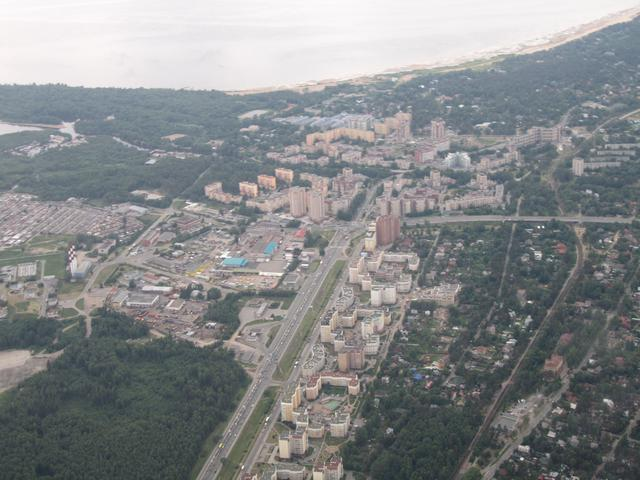
#> input picture images/aero3.jpg, 640 x 480 px, found by its file name
$ jupyter execute transformacion-final.ipynb
#> lines starting #> are read from the running program, lines starting #| are printed output that depends on the picture
[cell 1]
import math
import cv2 as cv
import numpy as np
from matplotlib import pyplot as plt

# Transformación logarítmica

[cell 2]
img = cv.imread("/Users/miguelcamargorojas/Documents/UP/PDI-Ago-dic24/images/aero3.jpg", 0)
#> img: shape (480, 640); min 36, max 255, mean 136.1

[cell 3]
plt.imshow(img, "gray")
plt.show()

[cell 4]
m = np.max(img)
#> m = 255

[cell 5]
C = 255 / (math.log10(1 + int(m)))
#> C = 105.9

[cell 6]
C
#> Out = 105.9

[cell 7]
fil, col = img.shape
#> fil = 480; col = 640

[cell 8]
img_log = np.zeros(img.shape, dtype=np.uint8)

[cell 9]
for f in range(fil): # Filas
    for c in range(col): # Columnas
        img_log[f, c] = C * math.log10(1 + img[f, c])
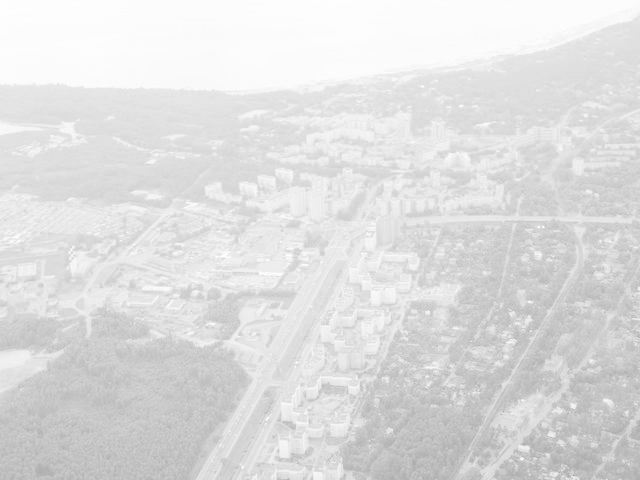
#> img_log: shape (480, 640); min 166, max 255, mean 222.1

[cell 10]
img.dtype

[cell 11]
img_log.dtype

[cell 12]
np.hstack((img, img_log))

[cell 13]
plt.imshow(np.hstack((img, img_log)), "gray")
plt.show()
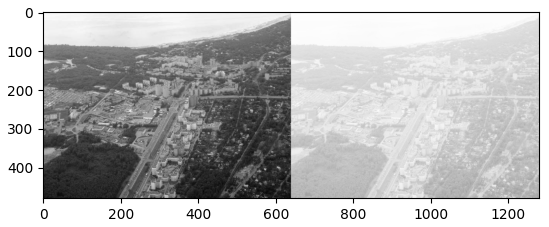
#> figure drawn by matplotlib, 1 panel

---

[cell 14]
np.uint8(257)

[cell 15]
np.array(257).astype("uint8")

[cell 16]
300 % 256

---

# Transformación gamma

[cell 17]
100 ** 2

[cell 18]
img_gamma = img.copy()

[cell 19]
gamma = 2

for f in range(fil): # Filas
    for c in range(col): # Columnas
        img_gamma[f, c] = img[f, c] ** gamma
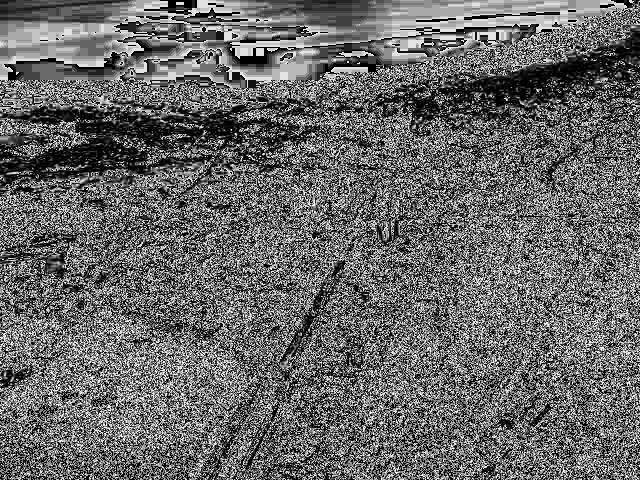
#> img_gamma: shape (480, 640); min 0, max 249, mean 104.1

[cell 20]
plt.imshow(img_gamma, "gray")
plt.show()

[cell 21]
img.dtype

[cell 22]
img_float = img.astype(np.float32)

$ run again, with images/aero1.jpg copied over images/aero3.jpg
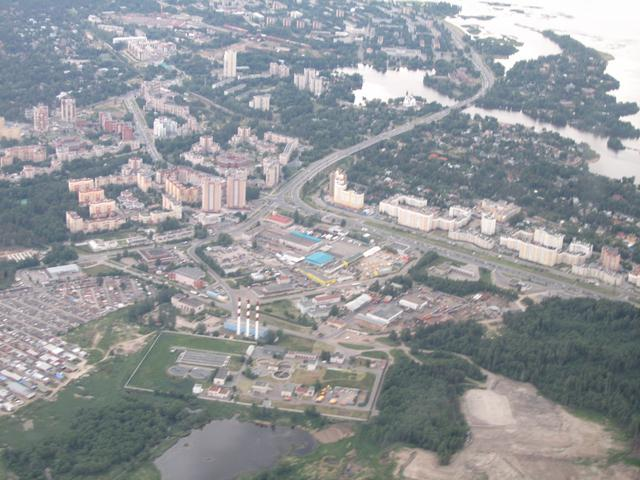
#> input picture images/aero1.jpg, 640 x 480 px, found by its file name
#> m = 255
#> C = 105.9
#> after the loop `for f in range(fil):`:
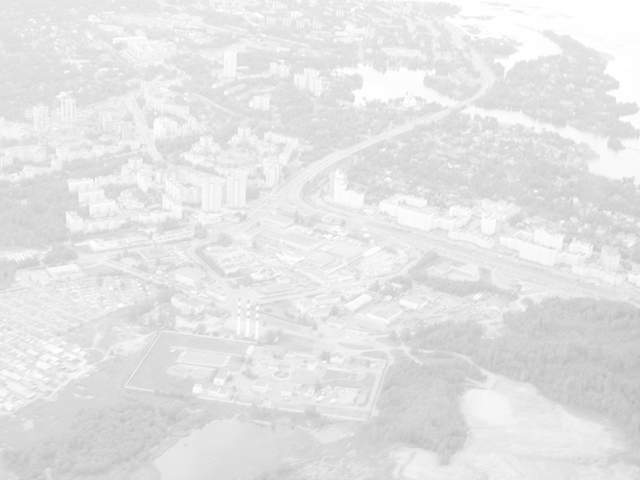
#> img_log: shape (480, 640); min 187, max 255, mean 228.5
#> after the loop `for f in range(fil):`:
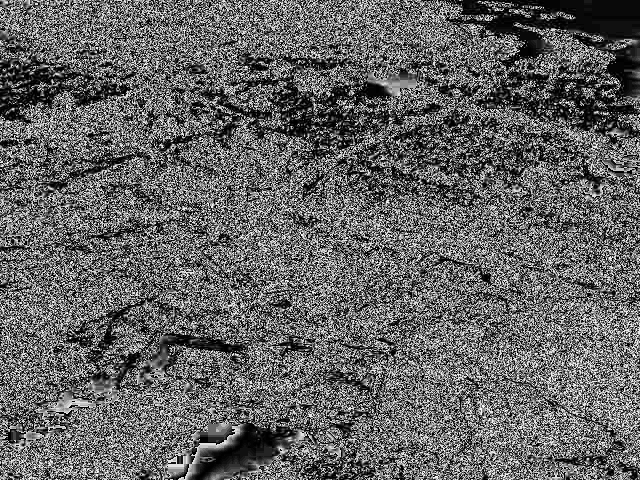
#> img_gamma: shape (480, 640); min 0, max 249, mean 100.3
